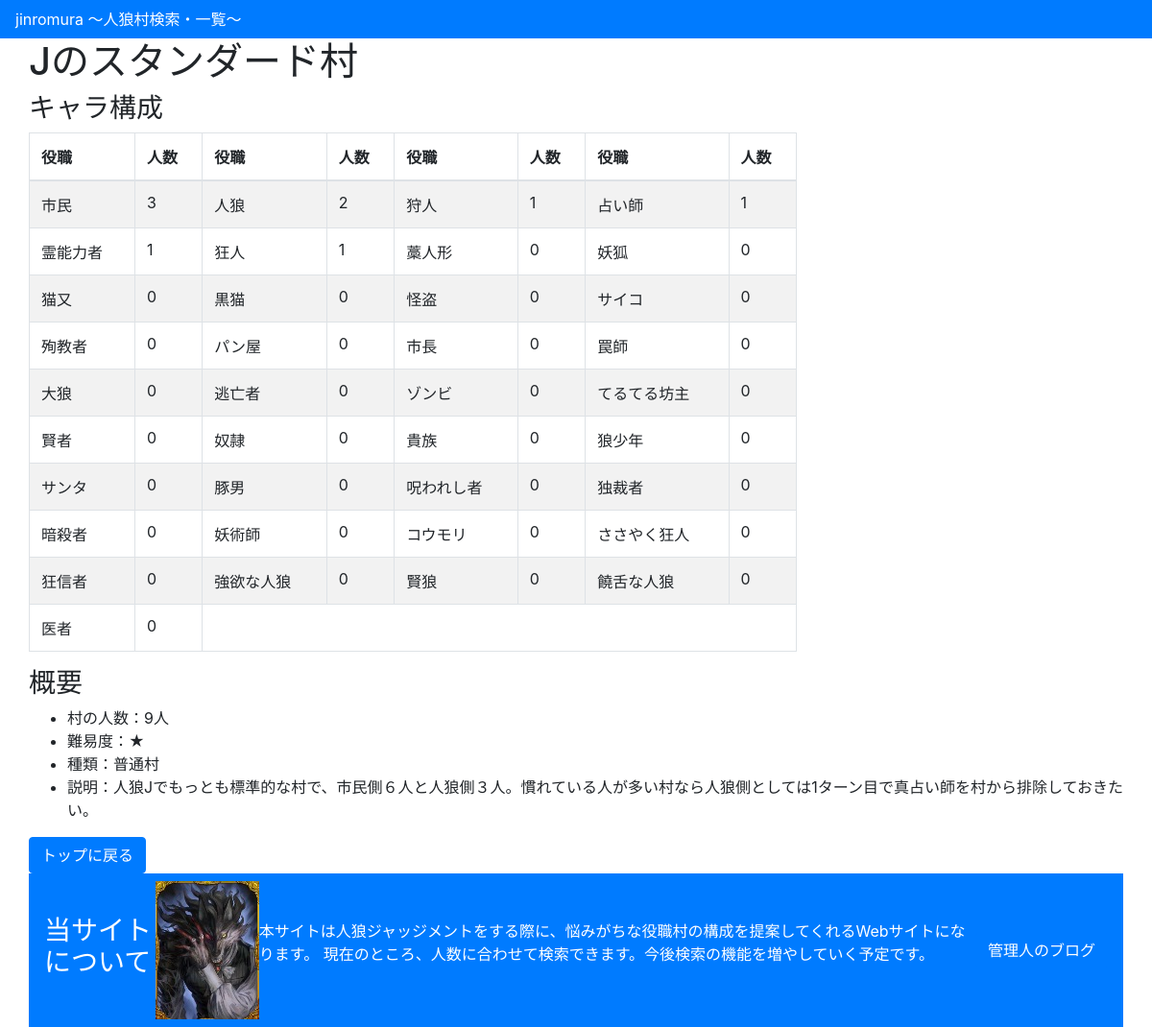
The page /jinromura/1/ on the database its author committed.
### jinromura/models.py (models this page shows, shortened)
class Village(models.Model):
    name = models.CharField('村名',max_length=40)
    people = models.IntegerField('人数',default=0)
    level = models.IntegerField('難易度',default=0)
    category = models.CharField('種類',max_length=200)
    description = models.CharField('説明',max_length=200)
    citizen = models.IntegerField('市民',default=0)
    werewolf = models.IntegerField('人狼',default=0)
    hunter = models.IntegerField('狩人',default=0)
    f_teller = models.IntegerField('占い師',default=0)
    shaman = models.IntegerField('霊能者',default=0)
    dspcho = models.IntegerField('狂人',default=0)
    straw_doll = models.IntegerField('わら人形',default=0)
    lover = models.IntegerField('恋人',default=0)
    fox = models.IntegerField('妖狐',default=0)
    nekomata = models.IntegerField('猫又',default=0)
    black_cat = models.IntegerField('黒猫',default=0)
    thief = models.IntegerField('怪盗',default=0)
    psyco = models.IntegerField('サイコ',default=0)
    martydom = models.IntegerField('殉教者',default=0)
    bakery = models.IntegerField('パン屋',default=0)
    mayor = models.IntegerField('市長',default=0)
    trap_nurses = models.IntegerField('罠師',default=0)
    big_wolf = models.IntegerField('大狼',default=0)
    fugitive = models.IntegerField('逃亡者',default=0)
    zombi = models.IntegerField('ゾンビ',default=0)
    teruteru = models.IntegerField('てるてる坊主',default=0)
    wiseman = models.IntegerField('賢者',default=0)
    slave = models.IntegerField('奴隷',default=0)
    aristcracy = models.IntegerField('貴族',default=0)
    wolfboy = models.IntegerField('狼少年',default=0)
    santa = models.IntegerField('サンタ',default=0)
    pigman = models.IntegerField('豚男',default=0)
    cursed = models.IntegerField('呪われし者',default=0)
    dictator = models.IntegerField('独裁者',default=0)
    assassin = models.IntegerField('暗殺者',default=0)
    sorcerer = models.IntegerField('妖術師',default=0)
    bat = models.IntegerField('コウモリ',default=0)
    queen = models.IntegerField('女王',default=0)
    sasaki = models.IntegerField('ささやく狂人',default=0)
    fanatic = models.IntegerField('狂信者',default=0)
    goyoku = models.IntegerField('強欲な人狼',default=0)
    wisewolf = models.IntegerField('賢狼',default=0)
    noisywolf = models.IntegerField('饒舌な人狼',default=0)
    doctor = models.IntegerField('医者',default=0)

### jinromura/views.py (the view)
# urls.py: path('<int:pk>/', views.DetailView.as_view(), name='detail'),
class DetailView(generic.DetailView):
    model = Village
    template_name = 'jinromura/detail.html'

### jinromura/templatetags/range.py (called while the page is built)
@register.filter(name='range')
def _range(_min, args=None):
    _max, _step = None, None
    if args:
        if not isinstance(args, int):
            _max, _step = map(int, args.split(','))
        else:
            _max = args
    args = filter(None, (_min,_max,_step))
    return range(*args)

### jinromura/templates/jinromura/detail.html (shortened to what this page needs)
{% load staticfiles %}
{% load static %}
{% load range %}
<html>
  <head>
    <link rel="stylesheet" type="text/css" href="{% static 'css/bootstrap.css' %}" />
  </head>
  <body>
    <div>
      <nav class="navbar navbar-expand-lg navbar-light bg-primary text-white">
        jinromura 〜人狼村検索・一覧〜
      </nav>
    </div>
    <div class="container">
      <div class="row">
        <div id="contents">
        <h1>{{ village.name }}</h1>
        <h3>キャラ構成</h3>
          <table class="table table-striped table-bordered" style="width:50rem;">
            <thead>
              <th>役職</th>
              <th>人数</th>
              <th>役職</th>
              <th>人数</th>
              <th>役職</th>
              <th>人数</th>
              <th>役職</th>
              <th>人数</th>
            </thead>
            <tbody>
              <tr>
                <td>市民</td>
                <td>{{village.citizen}}</td>
                <td>人狼</td>
                <td>{{village.werewolf}}</td>
                <td>狩人</td>
                <td>{{village.hunter}}</td>
                <td>占い師</td>
                <td>{{village.f_teller}}</td>
              </tr>
              <tr>
                <td>霊能力者</td>
                <td>{{village.shaman}}</td>
                <td>狂人</td>
                <td>{{village.dspcho}}</td>
                <td>藁人形</td>
                <td>{{village.straw_doll}}</td>
                <td>妖狐</td>
                <td>{{village.fox}}</td>
              </tr>
              <tr>
                <td>猫又</td>
                <td>{{village.nekomata}}</td>
                <td>黒猫</td>
                <td>{{village.black_cat}}</td>
                <td>怪盗</td>
                <td>{{village.thief}}</td>
                <td>サイコ</td>
                <td>{{village.psyco}}</td>
              </tr>
              <tr>
                <td>殉教者</td>
                <td>{{village.martydom}}</td>
                <td>パン屋</td>
                <td>{{village.bakery}}</td>
                <td>市長</td>
                <td>{{village.mayor}}</td>
                <td>罠師</td>
                <td>{{village.trap_nurses}}</td>
              </tr>
              <tr>
                <td>大狼</td>
                <td>{{village.big_wolf}}</td>
                <td>逃亡者</td>
                <td>{{village.fugitive}}</td>
                <td>ゾンビ</td>
                <td>{{village.zombi}}</td>
                <td>てるてる坊主</td>
                <td>{{village.teruteru}}</td>
              </tr>
              <tr>
                <td>賢者</td>
                <td>{{village.wiseman}}</td>
                <td>奴隷</td>
                <td>{{village.slave}}</td>
                <td>貴族</td>
                <td>{{village.aristcracy}}</td>
                <td>狼少年</td>
                <td>{{village.zombi}}</td>
              </tr>
              <tr>
                <td>サンタ</td>
                <td>{{village.santa}}</td>
                <td>豚男</td>
                <td>{{village.pigman}}</td>
                <td>呪われし者</td>
                <td>{{village.cursed}}</td>
                <td>独裁者</td>
                <td>{{village.dictator}}</td>
              </tr>
              <tr>
                <td>暗殺者</td>
                <td>{{village.assassin}}</td>
                <td>妖術師</td>
                <td>{{village.sorcerer}}</td>
                <td>コウモリ</td>
                <td>{{village.bat}}</td>
                <td>ささやく狂人</td>
                <td>{{village.sasaki}}</td>
              </tr>
              <tr>
                <td>狂信者</td>
                <td>{{village.fanatic}}</td>
                <td>強欲な人狼</td>
                <td>{{village.goyoku}}</td>
                <td>賢狼</td>
                <td>{{village.wisewolf}}</td>
                <td>饒舌な人狼</td>
                <td>{{village.noisywolf}}</td>
              </tr>
              <tr>
                <td>医者</td>
                <td>{{village.doctor}}</td>
              </tr>
          </table>
        <h3>概要</h3>
          <ul>
            <li>村の人数：{{ village.people }}人</li>
            <li>難易度：{% for value in village.level|range %}★{% endfor %}</li>
            <li>種類：{{ village.category }}</li>
            <li>説明：{{ village.description }}</li>
          </ul>
          <a class="btn btn-primary" role="button" href="{% url 'index' %}">トップに戻る</a>
        </div>
        <div>
          <nav class="navbar navbar-expand-lg navbar-light bg-primary text-white">
            <h3>当サイトについて</h3>
            <br>
            <img src="{% static "img/werewolf.jpg" %}" alt="Werewolf image">
            <br>
            <p>
              本サイトは人狼ジャッジメントをする際に、悩みがちな役職村の構成を提案してくれるWebサイトになります。
              現在のところ、人数に合わせて検索できます。今後検索の機能を増やしていく予定です。
            </p>
            <a class="btn btn-primary" href="https://takaxtech.com/">管理人のブログ</a>
          </nav>
        </div>
      </div>
  </body>
</html>

### rows shown on the page
Village: name "Jのスタンダード村", citizen "3", werewolf "2", hunter "1", f_teller "1", shaman "1", dspcho "1", straw_doll "0", fox "0", nekomata "0", black_cat "0", thief "0", psyco "0", martydom "0", bakery "0", mayor "0", trap_nurses "0", big_wolf "0", fugitive "0", zombi "0", teruteru "0", wiseman "0", slave "0", aristcracy "0", santa "0", pigman "0", cursed "0", dictator "0", assassin "0", sorcerer "0", bat "0", sasaki "0", fanatic "0", goyoku "0", wisewolf "0", noisywolf "0", doctor "0", people "9", level 1 (drawn), category "普通村", description "人狼Jでもっとも標準的な村で、市民側６人と人狼側３人。慣れている人が多い村なら人狼側としては1ターン目で真占い師を村から排除しておきたい。"
